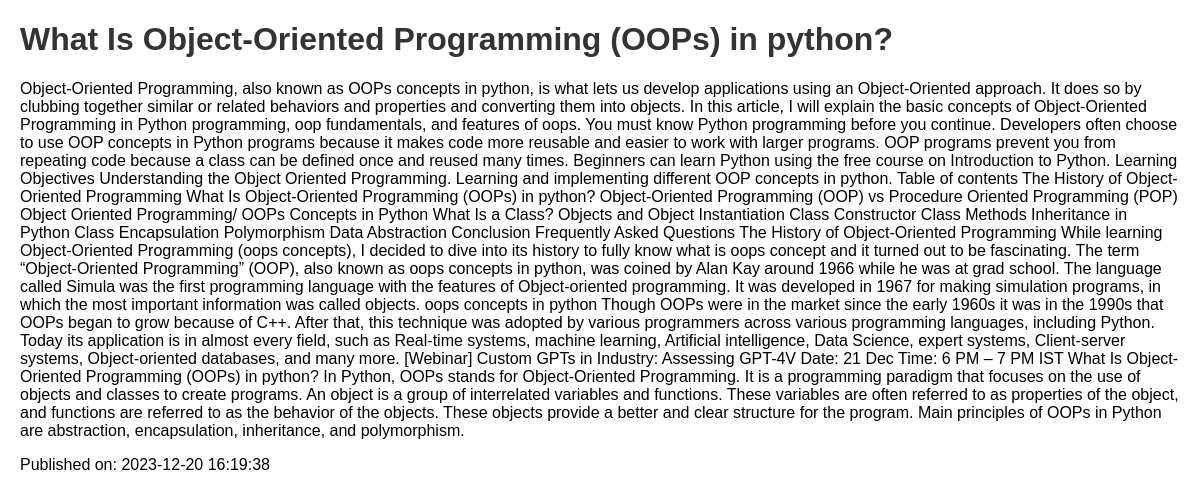
Screenshot of /post/3 with the database file from the repository.
### app.py (models this page shows)
class Post(db.Model):
    id = db.Column(db.Integer, primary_key=True)
    title = db.Column(db.String(100), nullable=False)
    content = db.Column(db.Text, nullable=False)
    pub_date = db.Column(db.DateTime, default=datetime.utcnow)

### app.py (the view)
@app.route('/post/<int:id>')
def post_detail(id):
    post = Post.query.get(id)
    return render_template('post_detail.html', post=post)

### templates/post_detail.html (shortened to what this page needs)
<!DOCTYPE html>
<html lang="en">
<head>
    <link rel="stylesheet" href="{{ url_for('static', filename='style.css') }}">
</head>
<body>
    <h1>{{ post.title }}</h1>
    <p>{{ post.content }}</p>
    <p>Published on: {{ post.pub_date.strftime('%Y-%m-%d %H:%M:%S') }}</p>
</body>
</html>

### static/style.css (style rules this page uses)
body { font-family: Arial, Helvetica, sans-serif; margin: 20px; }
h1, h2 { color: #333; }

### rows the page displays
Post: title "What Is Object-Oriented Programming (OOPs) in python?", content "Object-Oriented Programming, also known as OOPs concepts in python, is what lets us develop applications using an Object-Oriented approach. It does so by clubbing together similar or related behaviors and properties and converting them into objects. In this article, I will explain the basic concepts of Object-Oriented Programming in Python programming, oop fundamentals, and features of oops. You must know Python programming before you continue. Developers often choose to use OOP concepts in Python programs because it makes code more reusable and easier to work with larger programs. OOP programs prevent you from repeating code because a class can be defined once and reused many times.…", pub_date "2023-12-20 16:19:38"
